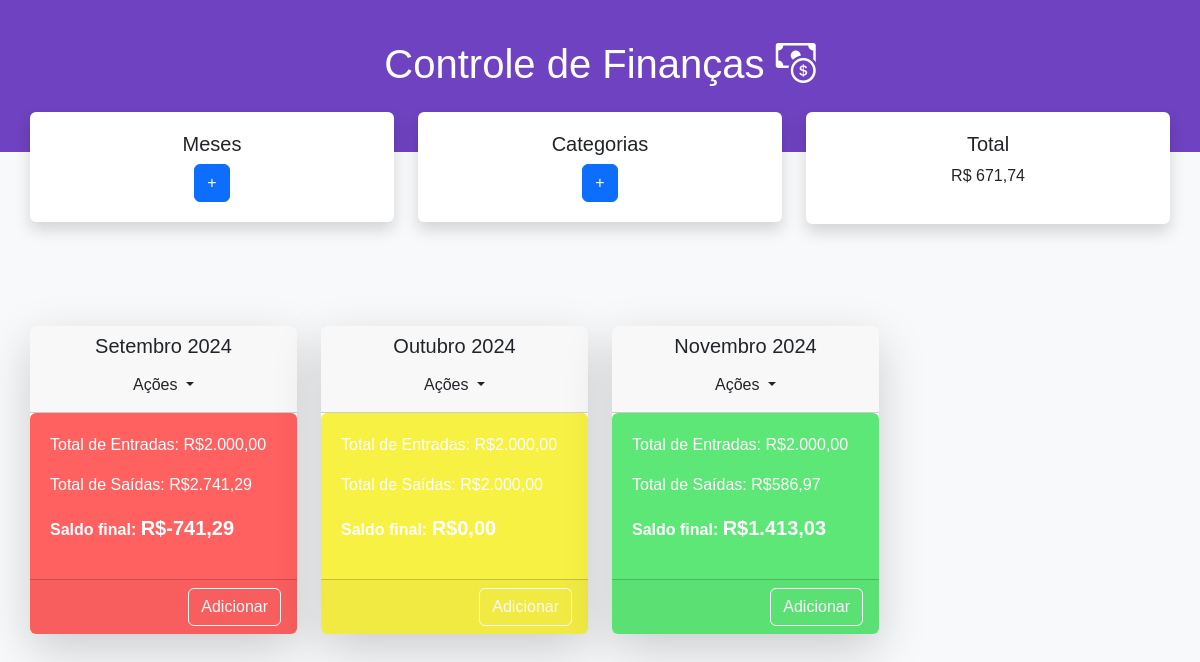
The page / on the database its author committed.
### tables this page shows
CREATE TABLE `mes` (
  `id_mes` int(11) NOT NULL,
  `nome_mes` enum('Janeiro','Fevereiro','Março','Abril','Maio','Junho','Julho','Agosto','Setembro','Outubro','Novembro','Dezembro') NOT NULL,
  `ano_mes` int(11) NOT NULL
);

### index.php (the view, shortened to what this page needs)
<?php
require_once 'conexao.php';
function buscarMeses($conn) {
    $sql = "SELECT * FROM mes ORDER BY ano_mes,
            FIELD(nome_mes,'Janeiro', 'Fevereiro', 'Março', 'Abril', 'Maio', 'Junho',
            'Julho', 'Agosto', 'Setembro', 'Outubro', 'Novembro', 'Dezembro')";
    return $conn->query($sql);
}
function calcularSaldo($conn, $id_mes) {
    $sql = "SELECT
                COALESCE(SUM(CASE WHEN tipo_movimentacao = 'entrada' THEN valor_movimentacao ELSE 0 END), 0) AS total_entradas,
                COALESCE(SUM(CASE WHEN tipo_movimentacao = 'saida' THEN valor_movimentacao ELSE 0 END), 0) AS total_saidas
            FROM movimentacao
            WHERE id_mes = ?";
    $stmt = $conn->prepare($sql);
    $stmt->bind_param("i", $id_mes);
    $stmt->execute();
    $result = $stmt->get_result()->fetch_assoc();
    return [
        'total_entradas' => $result['total_entradas'],
        'total_saidas' => $result['total_saidas'],
        'saldo' => $result['total_entradas'] - $result['total_saidas']
    ];
}
function calcularTotal($conn){
    $sql = "SELECT
        COALESCE(SUM(CASE WHEN tipo_movimentacao = 'entrada' THEN valor_movimentacao ELSE 0 END), 0) AS total_entradas,
        COALESCE(SUM(CASE WHEN tipo_movimentacao = 'saida' THEN valor_movimentacao ELSE 0 END), 0) AS total_saidas
    FROM movimentacao";
    $result = $conn->query($sql)->fetch_assoc();
    return [
        'entradas' => $result['total_entradas'],
        'saidas' => $result['total_saidas'],
        'saldo' => $result['total_entradas'] - $result['total_saidas']
    ];
}
$meses = buscarMeses($conn);
$total = calcularTotal($conn);
?>
<!DOCTYPE html>
<html lang="pt-BR">
<head>
    <link href="https://cdn.jsdelivr.net/npm/bootstrap@5.3.3/dist/css/bootstrap.min.css" rel="stylesheet">
    <link rel="stylesheet" href="https://cdn.jsdelivr.net/npm/bootstrap-icons@1.11.3/font/bootstrap-icons.min.css">
    <link href="css/style.css" rel="stylesheet">
</head>
<body>
    <div class="header">
        <h1 class="text-center mb-4">Controle de Finanças  <i class="bi bi-cash-coin"></i></h1>
    </div>
    <div class="container">
        <div class="top-section text-center">
            <div class="row main-cards">
                <div class="col-md-4">
                    <div class="card shadow">
                        <div class="card-body text-center">
                            <h5 class="card-title">Meses</h5>
                            <a href="meses/mes-create.php" class="btn btn-primary">+</a>
                        </div>
                    </div>
                </div>
                <div class="col-md-4">
                    <div class="card shadow">
                        <div class="card-body text-center">
                            <h5 class="card-title">Categorias</h5>
                            <a href="categorias/categoria-create.php" class="btn btn-primary">+</a>
                        </div>
                    </div>
                </div>
                <div class="col-md-4">
                    <div class="card shadow">
                        <div class="card-body text-center">
                            <h5 class="card-title">Total</h5>
                            <p>R$ <?php echo number_format($total['saldo'], 2, ',', '.'); ?></p>
                        </div>
                    </div>
                </div>
            </div>
        </div>
        <div class="row mt-5">
            <div class="row row-cols-1 row-cols-md-3 g-4">
                <?php if ($meses->num_rows > 0): ?>
                    <?php while ($mes = $meses->fetch_assoc()):
                        $saldo = calcularSaldo($conn, $mes['id_mes']);
                        $cor_saldo = $saldo['saldo'] > 0 ? 'bg-success' : ($saldo['saldo'] < 0 ? 'bg-danger' : 'bg-warning');
                    ?>
                </div>
                    <div class="col-md-3 mb-4">
                        <div class="card shadow-lg">
                            <div class="card-header text-center h-100">
                                <h5 class="card-title"><?php echo $mes['nome_mes'] . ' ' . $mes['ano_mes']; ?></h5>
                                <form action="meses/mes-acoes.php" method="POST" class="d-inline">
                                    <div class="btn-group">
                                        <button class="btn dropdown-toggle" data-bs-toggle="dropdown" aria-expanded="false">
                                            Ações
                                        </button>
                                    </div>
                                </form>
                            </div>
                            <div class="card <?php echo $cor_saldo; ?> text-white">
                                <div class="card-body">
                                    <p>Total de Entradas: R$<?php echo number_format($saldo['total_entradas'], 2, ',', '.')?></p>
                                    <p>Total de Saídas: R$<?php echo number_format($saldo['total_saidas'], 2, ',', '.')?></p>
                                    <p><strong>Saldo final: <span class="fs-5 fw-bold">R$<?php echo number_format($saldo['saldo'], 2, ',', '.')?></strong></p>
                                </div>
                                <div class="card-footer d-flex justify-content-end">
                                    <a href="movimentacoes/movimentacao.php?id_mes=<?php echo $mes['id_mes'];?>" class="btn btn-outline-light">Adicionar</a>
                                </div>
                            </div>
                        </div>
                        <?php endwhile;?>
                        <?php else: ?>
                        <p class="text-center">Nenhum mês cadastrado ainda.</p>
                    <?php endif; ?>
                </div>
            </div>
        </div>
</body>
</html>

### css/style.css (style rules this page uses)
* { margin: 0; padding: 0; box-sizing: border-box; }
body { font-family: Arial, Helvetica, sans-serif; background-color: #f8f9fa; }
.header { background-color: #6f42c1; color: rgb(255, 255, 255); text-align: center; padding: 40px 0; width: 100vw; position: relative; }
.top-section { padding: 0; }
.main-cards { margin-top: -40px; padding-bottom: 30px; }
.card { border: none; }
.card-body { padding: 20px; }
.card-header { font-size: 1.1rem; font-weight: bold; text-align: center; }
.bg-success { background-color: rgb(93, 231, 118) !important; }
.bg-danger { background-color: rgb(255, 96, 96) !important; }
.bg-warning { background-color: rgb(247, 241, 68) !important; }
.container { padding: 0; }

### rows shown on the page
mes: nome_mes "Setembro", ano_mes "2024", total_entradas "2.000,00", total_saidas "2.741,29", saldo "-741,29"
mes: nome_mes "Outubro", ano_mes "2024", total_entradas "2.000,00", total_saidas "2.000,00", saldo "0,00"
mes: nome_mes "Novembro", ano_mes "2024", total_entradas "2.000,00", total_saidas "586,97", saldo "1.413,03"

### other values the page prints
$total['saldo'] "671,74"
